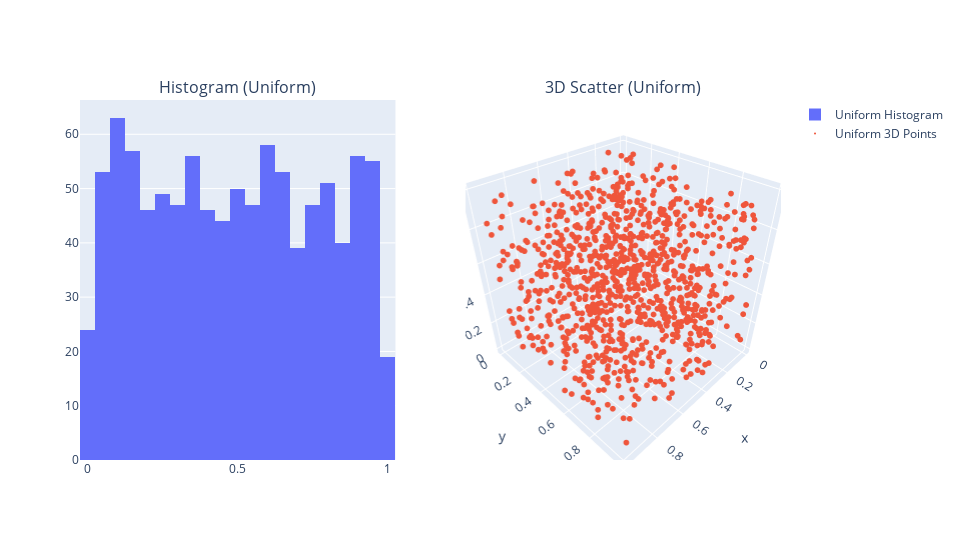

Notebook code for this chart:
### Markdown cell above
## 4. Testing Random Number Generators

### 4.1 Uniform Random Number Generator (`numpy.random.uniform`)

We first test Python's built-in uniform random number generator, `numpy.random.uniform()`. 
In one dimension, a uniform random generator should produce a flat probability density between 0 and 1. 
In three dimensions, random (x, y, z) points should fill the space evenly without any clustering, streaks, or artefacts. 
We visualise the results using a histogram of random values and a 3D scatter plot.

### Code cell
def test_random_number_generator():
    x = np.random.uniform(0, 1, 1000)
    y = np.random.uniform(0, 1, 1000)
    z = np.random.uniform(0, 1, 1000)

    fig = make_subplots(
        rows=1, cols=2,
        specs=[[{'type': 'xy'}, {'type': 'scene'}]],
        subplot_titles=("Histogram (Uniform)", "3D Scatter (Uniform)")
    )

    fig.add_trace(
        go.Histogram(x=x, nbinsx=20, name="Uniform Histogram"),
        row=1, col=1
    )

    fig.add_trace(
        go.Scatter3d(
            x=x, y=y, z=z,
            mode='markers',
            marker=dict(size=2),
            name="Uniform 3D Points"
        ),
        row=1, col=2
    )

    plot(fig)

test_random_number_generator()

### Figure 1 — Plotly figure (JSON) as saved in the notebook; plotly's stock layout.template omitted (floating-point values rounded to 4 significant figures; data arrays with more than 128 entries replaced by an {"elided": "..."} marker saying what was removed)
{"data": [{"name": "Uniform Histogram", "nbinsx": 20, "type": "histogram", "x": {"elided": "1000 float values"}, "xaxis": "x", "yaxis": "y"}, {"marker": {"size": 2}, "mode": "markers", "name": "Uniform 3D Points", "scene": "scene", "type": "scatter3d", "x": {"elided": "1000 float values"}, "y": {"elided": "1000 float values"}, "z": {"elided": "1000 float values"}}], "layout": {"annotations": [{"font": {"size": 16}, "showarrow": false, "text": "Histogram (Uniform)", "x": 0.225, "xanchor": "center", "xref": "paper", "y": 1, "yanchor": "bottom", "yref": "paper"}, {"font": {"size": 16}, "showarrow": false, "text": "3D Scatter (Uniform)", "x": 0.775, "xanchor": "center", "xref": "paper", "y": 1, "yanchor": "bottom", "yref": "paper"}], "autosize": true, "height": 540, "scene": {"domain": {"x": [0.55, 1], "y": [0, 1]}}, "width": 960, "xaxis": {"anchor": "y", "domain": [0, 0.45]}, "yaxis": {"anchor": "x", "domain": [0, 1]}}}
